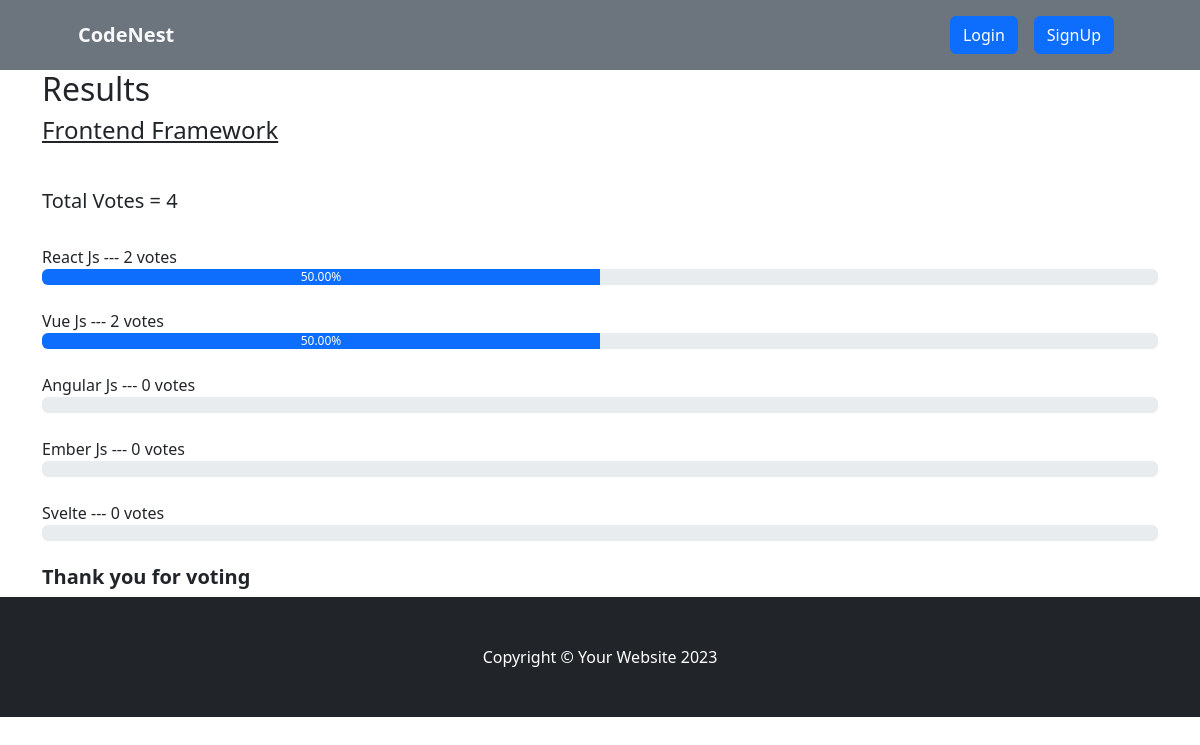
The app's page /result/frontend-framework with its own data.
### voteapp/models.py (models this page shows, shortened)
class Category(models.Model):
    title = models.CharField(max_length=200)
    slug = models.SlugField(blank=True, null=True)
    description = models.TextField(blank=True, null=True)
    total_vote = models.IntegerField(default=0)
    voters = models.ManyToManyField(User, blank=True)

class CategoryItem(models.Model):
    title = models.CharField(max_length=200)
    total_vote = models.IntegerField(default=0)
    category = models.ForeignKey(Category, on_delete=models.CASCADE, related_name="items")
    voters = models.ManyToManyField(User, blank=True)
    @property
    def percentage_vote(self):
        category_votes = self.category.total_vote
        item_votes = self.total_vote
        if category_votes == 0:
            vote_in_percentage = 0
        else:
            vote_in_percentage = (item_votes/category_votes) * 100
        return vote_in_percentage

### voteapp/views.py (the view)
# urls.py: path("result/<str:slug>", views.result, name="result"),
def result(request, slug):
    category = Category.objects.get(slug=slug)
    items = CategoryItem.objects.filter(category=category)
    context = {"category": category, "items": items}
    return render(request, "result.html", context)

### voteapp/templatetags/custom_filters.py (called while the page is built)
@register.filter(name="has_voted")
def has_voted(user, voters):
    return any(user.id== voter.id for voter in voters)

### voteapp/templates/result.html
{% extends 'base.html' %}
{% block content %}
{% load humanize %}
{% load custom_filters %}
<div class="container result-container">
    <div class="sub-container">
      <h2>Results</h2>
      <h4>{{category.title}}</h4>
      <br>
      <h5>Total Votes = {{category.total_vote}}</h5>
      <br />
      {% for item in items  %}
      {% if request.user|has_voted:item.voters.all %}
      <small>{{item.title}}</strong> --- {{item.total_vote}} vote{{item.total_vote | pluralize:",s"}} ---  <strong>[voted]</strong> </small>
      <div class="progressContainer">
        <div class="progress">
          <div
            class="progress-bar"
            role="progressbar"
            aria-label="Example with label"
            style="width:{{item.percentage_vote | floatformat:2}}%;"
            aria-valuenow="25"
            aria-valuemin="0"
            aria-valuemax="100"
          >
          {{item.percentage_vote | floatformat:2}}%
          </div>
        </div>
      </div>
      <br>
      {% else %}
      <small>{{item.title}}</strong> --- {{item.total_vote}} vote{{item.total_vote | pluralize:",s"}} </small>
      <div class="progressContainer">
        <div class="progress">
          <div
            class="progress-bar"
            role="progressbar"
            aria-label="Example with label"
            style="width:{{item.percentage_vote | floatformat:2}}%;"
            aria-valuenow="25"
            aria-valuemin="0"
            aria-valuemax="100"
          >
          {{item.percentage_vote | floatformat:2}}%
          </div>
        </div>
      </div>
      <br>
      {% endif %}
      {% endfor %}
      <h5 style="font-weight: bold">Thank you for voting</h5>
    </div>
  </div>
{% endblock content %}

### voteapp/static/css/style.css (style rules this page uses)
* { box-sizing: border-box; }
.result-container { display: flex; align-items: center; justify-content: center; }
.sub-container { width: inherit }
.result-container h4 { text-decoration: underline; margin-bottom: 20px; }
.result-container small { font-size: 16px; font-weight: 500; }

### records on screen
Category: title "Frontend Framework", total_vote "4"
CategoryItem: title "React Js", total_vote "2", total_vote|pluralize "s", percentage_vote "50.00"
CategoryItem: title "Vue Js", total_vote "2", total_vote|pluralize "s", percentage_vote "50.00"
CategoryItem: title "Angular Js", total_vote "0", total_vote|pluralize "s"
CategoryItem: title "Ember Js", total_vote "0", total_vote|pluralize "s"
CategoryItem: title "Svelte", total_vote "0", total_vote|pluralize "s"
